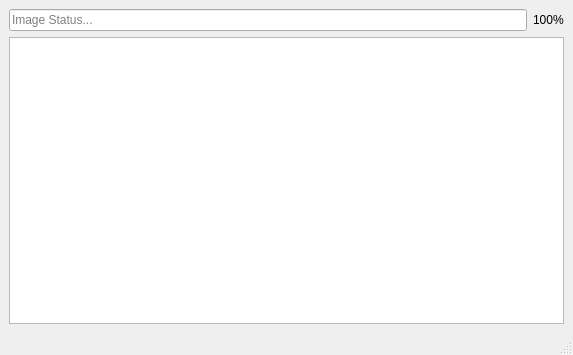
<?xml version="1.0" encoding="UTF-8"?>
<ui version="4.0">
 <class>CanvasWindow</class>
 <widget class="QMainWindow" name="CanvasWindow">
  <property name="geometry">
   <rect>
    <x>0</x>
    <y>0</y>
    <width>573</width>
    <height>355</height>
   </rect>
  </property>
  <property name="windowTitle">
   <string>CanvasWindow</string>
  </property>
  <widget class="QWidget" name="centralwidget">
   <layout class="QVBoxLayout" name="verticalLayout">
    <item>
     <layout class="QHBoxLayout" name="horizontalLayout">
      <item>
       <widget class="QLineEdit" name="lineEdit_image_status">
        <property name="readOnly">
         <bool>true</bool>
        </property>
        <property name="placeholderText">
         <string>Image Status...</string>
        </property>
       </widget>
      </item>
      <item>
       <widget class="QLabel" name="label_view_scale">
        <property name="text">
         <string>100%</string>
        </property>
       </widget>
      </item>
     </layout>
    </item>
    <item>
     <widget class="CanvasView" name="graphicsView_canvas">
      <property name="cursor" stdset="0">
       <cursorShape>CrossCursor</cursorShape>
      </property>
      <property name="mouseTracking">
       <bool>true</bool>
      </property>
      <property name="autoFillBackground">
       <bool>true</bool>
      </property>
     </widget>
    </item>
   </layout>
  </widget>
  <widget class="QMenuBar" name="menubar">
   <property name="geometry">
    <rect>
     <x>0</x>
     <y>0</y>
     <width>573</width>
     <height>26</height>
    </rect>
   </property>
  </widget>
  <widget class="QStatusBar" name="statusbar"/>
 </widget>
 <customwidgets>
  <customwidget>
   <class>CanvasView</class>
   <extends>QGraphicsView</extends>
   <header>canvas_view.h</header>
  </customwidget>
 </customwidgets>
 <resources/>
 <connections/>
</ui>
